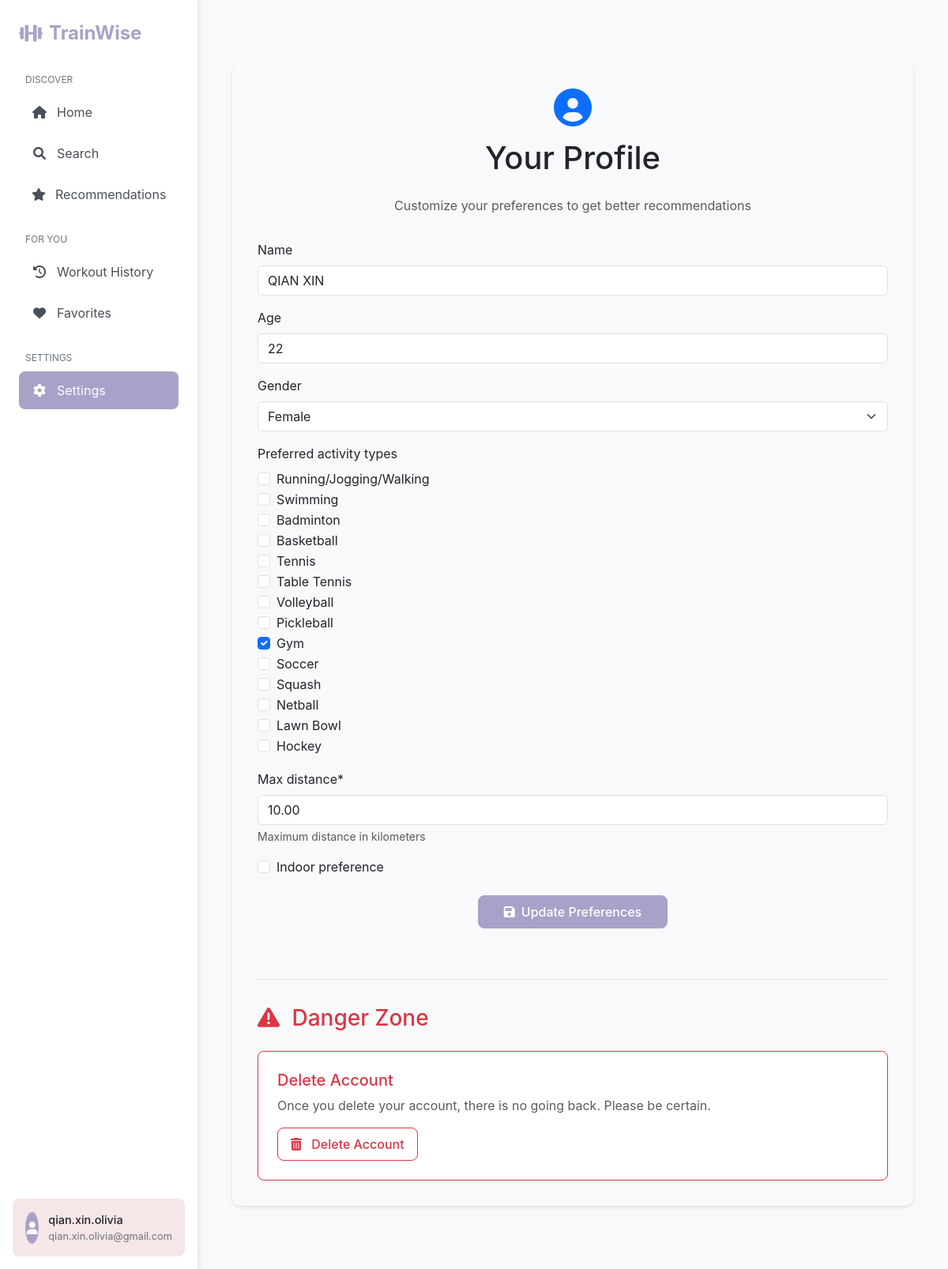
Screenshot of /profile/ (signed in) with the database file from the repository.
### activities/models.py (models this page shows, shortened)
class UserPreference(models.Model):
    GENDER_CHOICES = [
        ('M', 'Male'),
        ('F', 'Female'),
        ('O', 'Other')
    ]
    ACTIVITY_CHOICES = [
        ('running', 'Running/Jogging/Walking'),
        ('swimming', 'Swimming'),
        ('badminton', 'Badminton'),
        ('basketball', 'Basketball'),
        ('tennis', 'Tennis'),
        ('table_tennis', 'Table Tennis'),
        ('volleyball', 'Volleyball'),
        ('pickleball', 'Pickleball'),
        ('gym', 'Gym'),
        ('soccer', 'Soccer'),
        ('squash', 'Squash'),
        ('netball', 'Netball'),
        ('lawn_bowl', 'Lawn Bowl'),
        ('hockey', 'Hockey'),
    ]
    user = models.OneToOneField(User, on_delete=models.CASCADE)
    name = models.CharField(max_length=100, blank=True)
    age = models.IntegerField(null=True, blank=True)
    gender = models.CharField(max_length=1, choices=GENDER_CHOICES, blank=True)
    preferred_activity_types = models.CharField(max_length=200, help_text="Comma-separated list of activity types", blank=True)
    max_distance = models.DecimalField(max_digits=5, decimal_places=2, help_text="Maximum distance in kilometers", default=10.0)
    indoor_preference = models.BooleanField(default=False)
    created_at = models.DateTimeField(auto_now_add=True)
    updated_at = models.DateTimeField(auto_now=True)
    def get_preferred_activity_types(self):
        if not self.preferred_activity_types:
            return []
        activities = [act.strip() for act in self.preferred_activity_types.split(',') if act.strip()]
        valid_activities = [choice[0] for choice in self.ACTIVITY_CHOICES]
        return [act for act in activities if act in valid_activities]
    class Meta:
        verbose_name_plural = "User preferences"
        ordering = ['user__username']

### activities/views.py (the view)
# urls.py: path('profile/', views.profile, name='profile'),
@login_required
def profile(request):
    user_pref = UserPreference.objects.get_or_create(user=request.user)[0]
    if request.method == 'POST':
        print(f"POST data received: {request.POST}")  # Debug log
        form = UserPreferenceForm(request.POST, instance=user_pref)
        if form.is_valid():
            print(f"Form is valid. Cleaned data: {form.cleaned_data}")  # Debug log
            activities = form.cleaned_data.get('preferred_activity_types', [])
            if not activities:
                print("No activities selected")  # Debug log
            else:
                print(f"Selected activities: {activities}")  # Debug log
            user_pref = form.save(commit=False)
            if activities:
                user_pref.preferred_activity_types = ','.join(activities)
            else:
                user_pref.preferred_activity_types = ''
            user_pref.save()
            print(f"Saved preferences. Raw value: {user_pref.preferred_activity_types}")  # Debug log
            print(f"Get method returns: {user_pref.get_preferred_activity_types()}")  # Debug log
            messages.success(request, 'Your preferences have been updated!')
            return redirect('activities:profile')
        else:
            print(f"Form errors: {form.errors}")  # Debug log
            messages.error(request, 'Please correct the errors below.')
    else:
        initial_data = {}
        if user_pref.preferred_activity_types:
            initial_data['preferred_activity_types'] = user_pref.get_preferred_activity_types()
        form = UserPreferenceForm(instance=user_pref, initial=initial_data)
    return render(request, 'activities/profile.html', {'form': form})

### activities/templates/activities/profile.html (shortened to what this page needs)
{% extends 'base.html' %}
{% load crispy_forms_tags %}
{% block content %}
<div class="container py-5">
    <div class="profile-section">
        <div class="profile-header">
            <i class="fas fa-user-circle profile-icon"></i>
            <h1 class="mb-4">Your Profile</h1>
            <p class="text-muted">Customize your preferences to get better recommendations</p>
        </div>
        <form method="post" class="preferences-form">
            {{ form|crispy }}
            <div class="text-center mt-4">
                <button type="submit" class="btn btn-primary btn-update">
                    <i class="fas fa-save me-2"></i>Update Preferences
                </button>
            </div>
        </form>
        <div class="danger-zone">
            <h3 class="text-danger mb-4">
                <i class="fas fa-exclamation-triangle me-2"></i>
                Danger Zone
            </h3>
            <div class="danger-zone-card">
                <h5 class="text-danger">Delete Account</h5>
                <p class="text-muted mb-3">Once you delete your account, there is no going back. Please be certain.</p>
                <a href="{% url 'users:delete_account' %}" class="btn btn-outline-danger">
                    <i class="fas fa-trash-alt me-2"></i>
                    Delete Account
                </a>
            </div>
        </div>
    </div>
</div>
{% endblock %}

### templates/base.html (shortened to what this page needs)
<!DOCTYPE html>
<html lang="en">
<head>
    <link href="https://cdn.jsdelivr.net/npm/bootstrap@5.3.0/dist/css/bootstrap.min.css" rel="stylesheet">
    <link rel="stylesheet" href="https://cdnjs.cloudflare.com/ajax/libs/font-awesome/6.0.0/css/all.min.css">
</head>
<body>
    <div class="sidebar">
        <div class="sidebar-logo">
            <i class="fas fa-dumbbell"></i>
            TrainWise
        </div>
        <nav>
            <div class="nav-section">
                <div class="section-title">Discover</div>
                <ul class="sidebar-nav">
                    <li class="nav-item">
                        <a href="{% url 'activities:home' %}" class="nav-link {% if request.resolver_match.url_name == 'home' %}active{% endif %}">
                            <i class="fas fa-home"></i>
                            Home
                        </a>
                    </li>
                    <li class="nav-item">
                        <a href="{% url 'activities:search' %}" class="nav-link {% if request.resolver_match.url_name == 'search' %}active{% endif %}">
                            <i class="fas fa-search"></i>
                            Search
                        </a>
                    </li>
                    <li class="nav-item">
                        <a href="{% url 'activities:recommendations' %}" class="nav-link {% if request.resolver_match.url_name == 'recommendations' %}active{% endif %}">
                            <i class="fas fa-star"></i>
                            Recommendations
                        </a>
                    </li>
                </ul>
            </div>
            <div class="nav-section">
                <div class="section-title">For You</div>
                <ul class="sidebar-nav">
                    <li class="nav-item">
                        <a href="{% url 'activities:workout_history' %}" class="nav-link {% if request.resolver_match.url_name == 'workout_history' %}active{% endif %}">
                            <i class="fas fa-history"></i>
                            Workout History
                        </a>
                    </li>
                    <li class="nav-item">
                        <a href="{% url 'activities:favorites' %}" class="nav-link {% if request.resolver_match.url_name == 'favorites' %}active{% endif %}">
                            <i class="fas fa-heart"></i>
                            Favorites
                        </a>
                    </li>
                </ul>
            </div>
            <div class="nav-section">
                <div class="section-title">Settings</div>
                <ul class="sidebar-nav">
                    <li class="nav-item">
                        <a href="{% url 'activities:profile' %}" class="nav-link {% if request.resolver_match.url_name == 'profile' %}active{% endif %}">
                            <i class="fas fa-cog"></i>
                            Settings
                        </a>
                    </li>
                </ul>
            </div>
        </nav>
        {% if user.is_authenticated %}
        <div class="user-profile">
            <div class="profile-image">
                <i class="fas fa-user"></i>
            </div>
            <div class="profile-info">
                <p class="profile-name">{{ user.username }}</p>
                <p class="profile-email">{{ user.email }}</p>
            </div>
        </div>
        {% endif %}
    </div>
    <div class="main-content">
        {% block content %}{% endblock %}
    </div>
</body>
</html>

### templates/base.html (style rules this page uses)
:root { --primary-color: #AAA1C8; --secondary-color: #967AA1; --light-color: #D5C6E0; --very-light-color: #F5E6E8; --sidebar-width: 250px; }
body { font-family: 'Inter', -apple-system, BlinkMacSystemFont, sans-serif; background-color: #f8f9fa; }
.sidebar { position: fixed; left: 0; top: 0; bottom: 0; width: var(--sidebar-width); background: white; box-shadow: 2px 0 5px rgba(0, 0, 0, 0.1); z-index: 1000; padding: 1.5rem; }
.sidebar-logo { display: flex; align-items: center; gap: 0.5rem; margin-bottom: 2rem; font-size: 1.5rem; font-weight: bold; color: var(--primary-color); }
.sidebar-nav { list-style: none; padding: 0; margin: 0; }
.nav-section { margin-bottom: 1.5rem; }
.section-title { font-size: 0.75rem; text-transform: uppercase; color: #6c757d; margin-bottom: 0.5rem; padding-left: 0.5rem; }
.nav-item { margin-bottom: 0.25rem; }
.nav-link { display: flex; align-items: center; gap: 0.75rem; padding: 0.75rem 1rem; color: #495057; text-decoration: none; border-radius: 0.5rem; transition: all 0.2s; }
.nav-link.active { background-color: var(--primary-color); color: white; }
.nav-link i { width: 1.25rem; text-align: center; }
.main-content { margin-left: var(--sidebar-width); padding: 2rem; min-height: 100vh; }
.user-profile { position: absolute; bottom: 1rem; left: 1rem; right: 1rem; padding: 1rem; background: var(--very-light-color); border-radius: 0.5rem; display: flex; align-items: center; gap: 0.75rem; }
.profile-image { width: 40px; height: 40px; border-radius: 50%; background: var(--primary-color); display: flex; align-items: center; justify-content: center; color: white; }
.profile-info { flex: 1; }
.profile-name { font-weight: 500; color: #212529; margin: 0; font-size: 0.9rem; }
.profile-email { color: #6c757d; font-size: 0.8rem; margin: 0; }
.btn { border-radius: 0.5rem; padding: 0.5rem 1rem; font-weight: 500; }
.btn-primary { background-color: var(--primary-color); border-color: var(--primary-color); }

### activities/templates/activities/profile.html (style rules this page uses)
.profile-section { background-color: #f8f9fa; padding: 2rem; border-radius: 10px; box-shadow: 0 2px 4px rgba(0,0,0,0.1); }
.preferences-form { max-width: 800px; margin: 0 auto; }
.btn-update { padding: 0.5rem 2rem; }
.profile-header { text-align: center; margin-bottom: 2rem; }
.profile-icon { font-size: 3rem; color: #0d6efd; margin-bottom: 1rem; }
.danger-zone { margin-top: 4rem; padding-top: 2rem; border-top: 1px solid #dee2e6; }
.danger-zone-card { background-color: #fff; border: 1px solid #dc3545; border-radius: 8px; padding: 1.5rem; }

### rows the page displays
UserPreference: name "QIAN XIN", age "22", gender "Female", preferred_activity_types "☐ ☐ ☐ ☐ ☐ ☐ ☐ ☐ ☑ ☐ ☐ ☐ ☐ ☐", max_distance "10.00"

### other values shown
{{ user.username }} "qian.xin.olivia"
{{ user.email }} "qian.xin.olivia@gmail.com"
